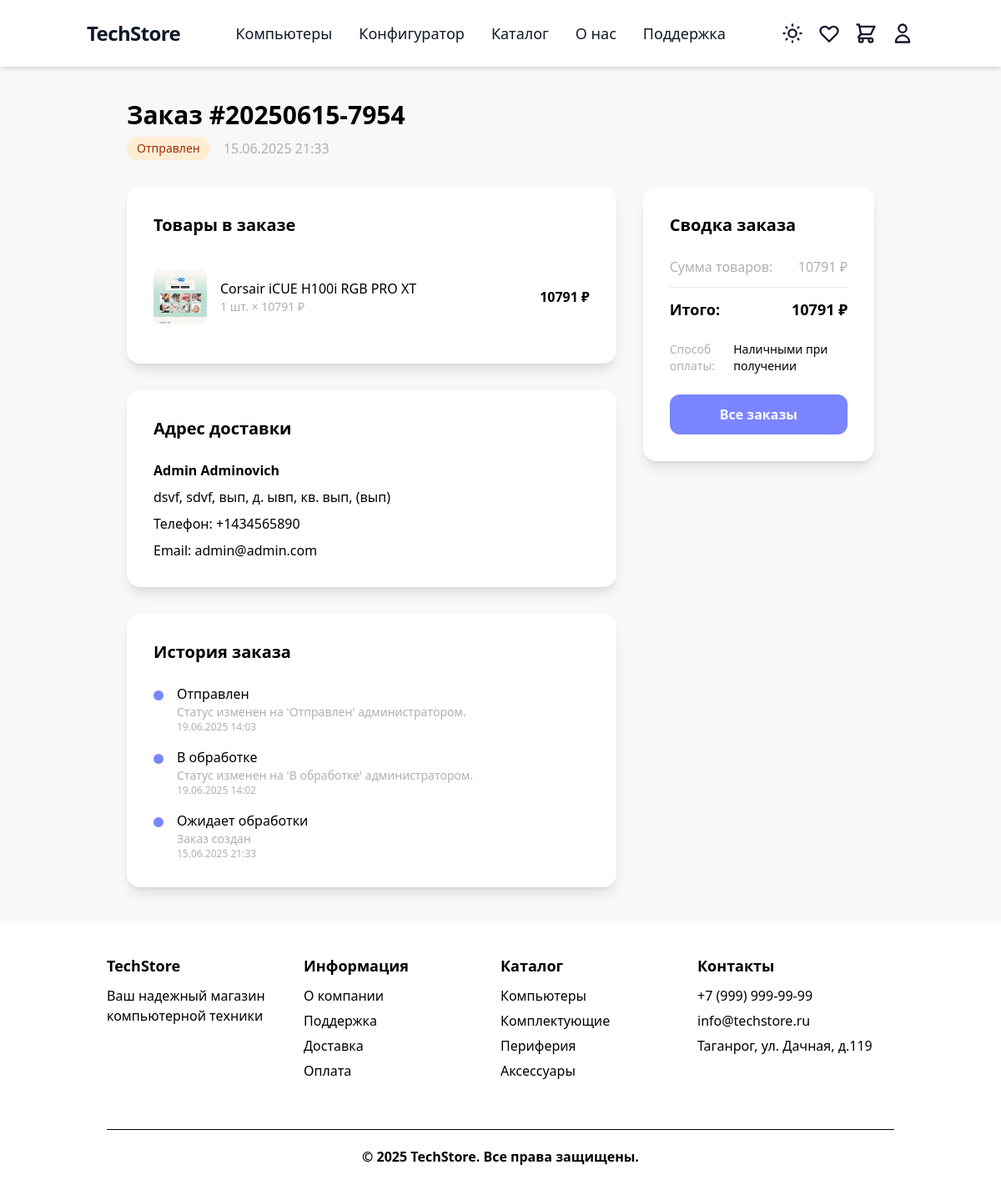
/orders/8/ (signed in), run on the app's committed database.
### order/models.py (models this page shows, shortened)
class Order(models.Model):
    STATUS_CHOICES = [
        ('pending', 'Ожидает обработки'),
        ('confirmed', 'Подтвержден'),
        ('processing', 'В обработке'),
        ('shipped', 'Отправлен'),
        ('delivered', 'Доставлен'),
        ('cancelled', 'Отменен'),
    ]
    PAYMENT_METHOD_CHOICES = [
        ('cash', 'Наличными при получении'),
        ('card', 'Банковской картой'),
        ('online', 'Онлайн оплата'),
    ]
    user = models.ForeignKey(settings.AUTH_USER_MODEL, on_delete=models.CASCADE, related_name='orders')
    order_number = models.CharField('Номер заказа', max_length=20, unique=True)
    status = models.CharField('Статус', max_length=20, choices=STATUS_CHOICES, default='pending')
    first_name = models.CharField('Имя', max_length=100)
    last_name = models.CharField('Фамилия', max_length=100)
    email = models.EmailField('Email')
    phone = models.CharField('Телефон', max_length=20)
    delivery_region = models.CharField('Регион', max_length=100)
    delivery_city = models.CharField('Город', max_length=100)
    delivery_street = models.CharField('Улица', max_length=200)
    delivery_house = models.CharField('Дом', max_length=20)
    delivery_apartment = models.CharField('Квартира', max_length=20, blank=True)
    delivery_postal_code = models.CharField('Почтовый индекс', max_length=20, blank=True)
    subtotal = models.DecimalField('Сумма товаров', max_digits=10, decimal_places=2)
    discount_amount = models.DecimalField('Размер скидки', max_digits=10, decimal_places=2, default=0)
    total_amount = models.DecimalField('Итоговая сумма', max_digits=10, decimal_places=2)
    payment_method = models.CharField('Способ оплаты', max_length=20, choices=PAYMENT_METHOD_CHOICES)
    comment = models.TextField('Комментарий к заказу', blank=True)
    promocode_used = models.CharField('Использованный промокод', max_length=50, blank=True)
    created_at = models.DateTimeField('Дата создания', auto_now_add=True)
    updated_at = models.DateTimeField('Дата обновления', auto_now=True)
    class Meta:
        verbose_name = 'Заказ'
        verbose_name_plural = 'Заказы'
        ordering = ['-created_at']
    @property
    def full_address(self):
        address_parts = [
            self.delivery_region,
            self.delivery_city,
            self.delivery_street,
            f"д. {self.delivery_house}",
        ]
        if self.delivery_apartment:
            address_parts.append(f"кв. {self.delivery_apartment}")
        if self.delivery_postal_code:
            address_parts.append(f"({self.delivery_postal_code})")
        return ", ".join(address_parts)

class OrderItem(models.Model):
    order = models.ForeignKey(Order, verbose_name='Заказ', on_delete=models.CASCADE, related_name='items')
    product = models.ForeignKey(Product, verbose_name='Товар', on_delete=models.CASCADE)
    product_name = models.CharField('Название товара', max_length=200)  # На случай если товар удалят
    product_price = models.DecimalField('Цена за единицу', max_digits=10, decimal_places=2)
    quantity = models.PositiveIntegerField('Количество')
    total_price = models.DecimalField('Общая стоимость', max_digits=10, decimal_places=2)
    class Meta:
        verbose_name = 'Товар в заказе'
        verbose_name_plural = 'Товары в заказе'

class OrderStatusHistory(models.Model):
    order = models.ForeignKey(Order, verbose_name='Заказ', on_delete=models.CASCADE, related_name='status_history')
    status = models.CharField('Статус', max_length=20, choices=Order.STATUS_CHOICES)
    comment = models.TextField('Комментарий', blank=True)
    created_at = models.DateTimeField('Дата изменения', auto_now_add=True)
    created_by = models.ForeignKey(
        settings.AUTH_USER_MODEL,
        on_delete=models.SET_NULL,
        null=True,
        blank=True,
        verbose_name='Изменил'
    )
    class Meta:
        verbose_name = 'История статуса заказа'
        verbose_name_plural = 'История статусов заказов'
        ordering = ['-created_at']

### store/models.py (models this page shows, shortened)
class Product(models.Model):
    category = models.ForeignKey(
        Category,
        on_delete=models.PROTECT,
        related_name='products'
    )
    name = models.CharField('Название', max_length=200)
    slug = models.SlugField('URL', max_length=200, unique=True)
    price = models.DecimalField(
        'Цена',
        max_digits=10,
        decimal_places=2,
        validators=[MinValueValidator(Decimal('0.01'))]
    )
    discount = models.PositiveIntegerField('Скидка (%)', default=0)
    stock = models.PositiveIntegerField(
        'Количество на складе',
        default=0,
        help_text='Количество товара на складе'
    )
    min_stock = models.PositiveIntegerField(
        'Минимальный остаток',
        default=0,
        help_text='Минимальное количество для предупреждения о заканчивающемся товаре'
    )
    is_popular = models.BooleanField(
        'Популярный товар',
        default=False,
        help_text='Отметьте, если товар является популярным и должен отображаться в специальных блоках.'
    )
    description = models.TextField(
        'Описание',
        blank=True,
        default='',
        help_text='Можно использовать HTML-теги для форматирования текста (например, <ul>, <li>, <b>, <h3> и т.д.)'
    )
    meta_title = models.CharField('SEO Title', max_length=255, blank=True, default='', help_text='Заголовок для SEO (meta title)')
    meta_description = models.CharField('SEO Description', max_length=500, blank=True, default='', help_text='Описание для SEO (meta description)')
    image = models.ImageField('Фото', upload_to='products/', blank=True, null=True)
    class Meta:
        verbose_name = 'Товар'
        verbose_name_plural = 'Товары'

### order/views.py (the view, shortened to what this page needs)
# urls.py: path('<int:order_id>/', views.order_detail, name='order_detail'),
@login_required
def order_detail(request, order_id):
    order = get_object_or_404(Order, id=order_id, user=request.user)
    order_items = order.items.select_related('product')
    status_history = order.status_history.all()
    promocode_usage = None
    context = {
        'order': order,
        'order_items': order_items,
        'status_history': status_history,
        'promocode_usage': promocode_usage,
    }
    return render(request, 'order/order_detail.html', context)

### order/templates/order/order_detail.html (shortened to what this page needs)
{% extends 'base.html' %}
{% block content %}
<div class="min-h-screen py-10 flex justify-center items-start px-4 sm:px-6 lg:px-8">
    <div class="max-w-4xl w-full">
        <div class="mb-8">
            <h1 class="text-3xl font-bold text-black dark:text-white mb-2">Заказ #{{ order.order_number }}</h1>
            <div class="flex items-center gap-4">
                <span class="px-3 py-1 rounded-full text-sm font-medium
                    {% if order.status == 'pending' %}bg-yellow-100 dark:bg-yellow-900 text-yellow-800 dark:text-yellow-300
                    {% elif order.status == 'confirmed' %}bg-blue-100 dark:bg-blue-900 text-blue-800 dark:text-blue-300
                    {% elif order.status == 'processing' %}bg-purple-100 dark:bg-purple-900 text-purple-800 dark:text-purple-300
                    {% elif order.status == 'shipped' %}bg-orange-100 dark:bg-orange-900 text-orange-800 dark:text-orange-300
                    {% elif order.status == 'delivered' %}bg-green-100 dark:bg-green-900 text-green-800 dark:text-green-300
                    {% elif order.status == 'cancelled' %}bg-red-100 dark:bg-red-900 text-red-800 dark:text-red-300
                    {% endif %}">
                    {{ order.get_status_display }}
                </span>
                <span class="text-[#b0b0b0] dark:text-[#7a8599]">{{ order.created_at|date:"d.m.Y H:i" }}</span>
            </div>
        </div>
        <div class="grid grid-cols-1 lg:grid-cols-3 gap-8">
            <div class="lg:col-span-2 space-y-8">
                <div class="bg-white dark:bg-[#28303F] rounded-2xl p-8 shadow-lg">
                    <h2 class="text-xl font-bold text-black dark:text-white mb-6">Товары в заказе</h2>
                    <div class="space-y-4">
                        {% for item in order_items %}
                        <div class="flex items-center gap-4 py-4 border-b border-[#e5e7eb] dark:border-[#363b4a] last:border-b-0">
                            <div class="w-16 h-16 bg-[#e5e7eb] dark:bg-[#1a2230] rounded-lg flex items-center justify-center">
                                {% if item.product.image %}
                                    <img src="{{ item.product.image.url }}" alt="{{ item.product_name }}" class="w-full h-full object-cover rounded-lg">
                                {% else %}
                                    <span class="text-[#b0b0b0] dark:text-[#7a8599] text-xs">Фото</span>
                                {% endif %}
                            </div>
                            <div class="flex-1">
                                <div class="text-black dark:text-white font-medium">{{ item.product_name }}</div>
                                <div class="text-[#b0b0b0] dark:text-[#7a8599] text-sm">{{ item.quantity }} шт. × {{ item.product_price|floatformat:0 }} ₽</div>
                            </div>
                            <div class="text-black dark:text-white font-bold">
                                {{ item.total_price|floatformat:0 }} ₽
                            </div>
                        </div>
                        {% endfor %}
                    </div>
                </div>
                <div class="bg-white dark:bg-[#28303F] rounded-2xl p-8 shadow-lg">
                    <h2 class="text-xl font-bold text-black dark:text-white mb-6">Адрес доставки</h2>
                    <div class="text-black dark:text-white">
                        <div class="mb-2"><strong>{{ order.first_name }} {{ order.last_name }}</strong></div>
                        <div class="mb-2">{{ order.full_address }}</div>
                        <div class="mb-2">Телефон: {{ order.phone }}</div>
                        <div>Email: {{ order.email }}</div>
                    </div>
                </div>
                {% if status_history %}
                <div class="bg-white dark:bg-[#28303F] rounded-2xl p-8 shadow-lg">
                    <h2 class="text-xl font-bold text-black dark:text-white mb-6">История заказа</h2>
                    <div class="space-y-4">
                        {% for history in status_history %}
                        <div class="flex items-start gap-4">
                            <div class="w-3 h-3 rounded-full bg-[#7a85ff] mt-2 flex-shrink-0"></div>
                            <div class="flex-1">
                                <div class="text-black dark:text-white font-medium">{{ history.get_status_display }}</div>
                                {% if history.comment %}
                                    <div class="text-[#b0b0b0] dark:text-[#7a8599] text-sm">{{ history.comment }}</div>
                                {% endif %}
                                <div class="text-[#b0b0b0] dark:text-[#7a8599] text-xs">{{ history.created_at|date:"d.m.Y H:i" }}</div>
                            </div>
                        </div>
                        {% endfor %}
                    </div>
                </div>
                {% endif %}
            </div>
            <div class="lg:col-span-1">
                <div class="bg-white dark:bg-[#28303F] rounded-2xl p-8 shadow-lg sticky top-20">
                    <h2 class="text-xl font-bold text-black dark:text-white mb-6">Сводка заказа</h2>
                    <div class="space-y-3 mb-6">
                        <div class="flex justify-between text-[#b0b0b0] dark:text-[#7a8599]">
                            <span>Сумма товаров:</span>
                            <span>{{ order.subtotal|floatformat:0 }} ₽</span>
                        </div>
                        <hr class="border-[#e5e7eb] dark:border-[#363b4a]">
                        <div class="flex justify-between text-black dark:text-white text-lg font-bold">
                            <span>Итого:</span>
                            <span>{{ order.total_amount|floatformat:0 }} ₽</span>
                        </div>
                    </div>
                    <div class="space-y-3 text-sm">
                        <div class="flex justify-between">
                            <span class="text-[#b0b0b0] dark:text-[#7a8599]">Способ оплаты:</span>
                            <span class="text-black dark:text-white">{{ order.get_payment_method_display }}</span>
                        </div>
                    </div>
                    <div class="mt-6">
                        <a href="{% url 'users:profile' %}"
                           class="w-full bg-[#7a85ff] hover:bg-[#4b1bb3] text-white py-3 rounded-xl text-center font-bold transition-colors block">
                            Все заказы
                        </a>
                    </div>
                </div>
            </div>
        </div>
    </div>
</div>
{% endblock %}

### data on the page
Order: order_number "20250615-7954", status "Отправлен", created_at "15.06.2025 21:33", first_name "Admin", last_name "Adminovich", full_address "dsvf, sdvf, вып, д. ывп, кв. вып, (вып)", phone "+1434565890", email "admin@admin.com", subtotal "10791", total_amount "10791", payment_method "Наличными при получении"
OrderItem: product.image (picture), product_name "Corsair iCUE H100i RGB PRO XT", quantity "1", product_price "10791", total_price "10791"
OrderStatusHistory: status "Отправлен", comment "Статус изменен на 'Отправлен' администратором.", created_at "19.06.2025 14:03"
OrderStatusHistory: status "В обработке", comment "Статус изменен на 'В обработке' администратором.", created_at "19.06.2025 14:02"
OrderStatusHistory: status "Ожидает обработки", comment "Заказ создан", created_at "15.06.2025 21:33"
